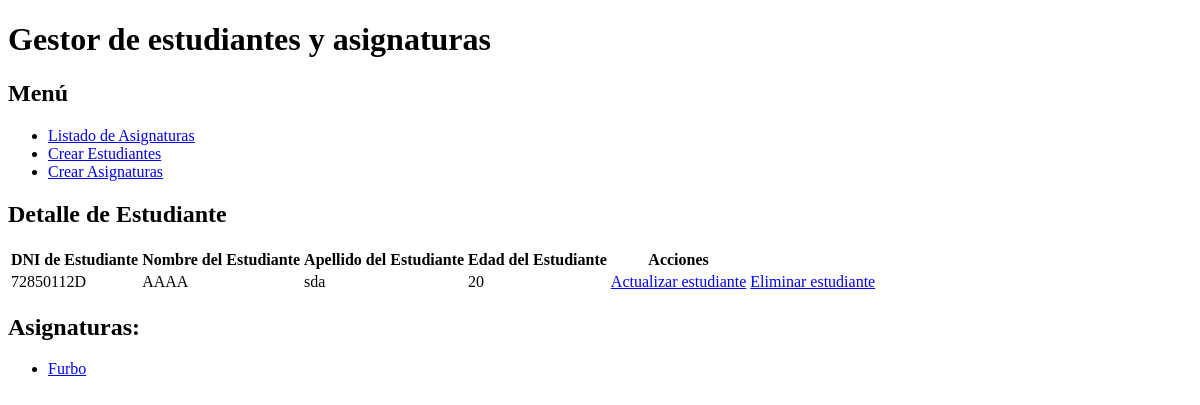
The app's page /appinstitutoDjango/estudiante/72850112D, older data.
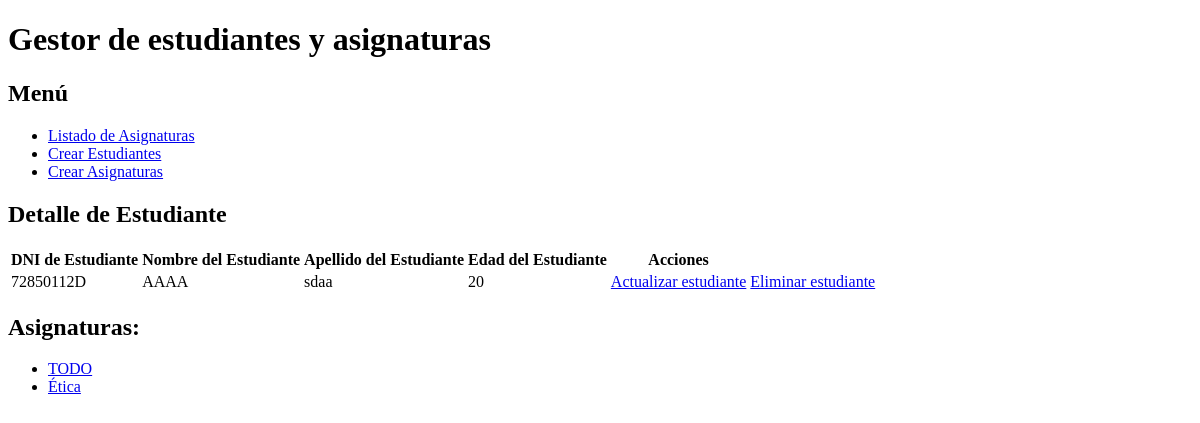
The same page, newer data.
### appinstitutoDjango/models.py (models this page shows, shortened)
class Estudiante(models.Model):
    nombre = models.CharField(max_length=50)
    apellido = models.CharField(max_length=50)
    edad = models.IntegerField()
    DNI = models.CharField(max_length=50, primary_key=True)
    class Meta:
        verbose_name = 'Estudiante'
        verbose_name_plural = 'Estudiantes'
        ordering = ['DNI']

class Asignatura(models.Model):
    nombre = models.CharField(max_length=50)
    creditos = models.IntegerField()
    estudiante = models.ManyToManyField(Estudiante)  # N-M
    class Meta:
        verbose_name = 'Asignatura'
        verbose_name_plural = 'Asignaturas'
        ordering = ['nombre']

### appinstitutoDjango/views.py (the view)
# urls.py: path('estudiante/<str:pk>', EstudianteDetailView.as_view(), name='detalle_estudiantes'),
class EstudianteDetailView(DetailView):
    model = Estudiante
    template_name = "appinstitutoDjango/detalle_estudiante.html"
    context_object_name = 'estudiante'
    def get_context_data(self, **kwargs):
        context = super().get_context_data(**kwargs)
        estudiante = self.get_object()
        context['asignaturas'] = estudiante.asignatura_set.all()
        return context

### templates/appinstitutoDjango/detalle_estudiante.html (shortened to what this page needs)
{% extends 'base.html' %}
{% block contenido %}
    <h2>Detalle de Estudiante</h2>
    {% if estudiante %}
        <table>
            <tr>
                <th>DNI de Estudiante</th>
                <th>Nombre del Estudiante</th>
                <th>Apellido del Estudiante</th>
                <th>Edad del Estudiante</th>
                <th>Acciones</th>
            </tr>
            <tr>
                <td>{{ estudiante.DNI }}</td>
                <td>{{ estudiante.nombre }}</td>
                <td>{{ estudiante.apellido }}</td>
                <td>{{ estudiante.edad }}</td>
                <td><a href="{% url 'editar_estudiante' estudiante.DNI %}">Actualizar estudiante</a></td>
                <td><a href="{% url 'eliminar_estudiante' estudiante.DNI %}">Eliminar estudiante</a></td>
            </tr>
        </table>
        {% if asignaturas %}
            <h2>Asignaturas: </h2>
            <ul>
                {% for asignatura in asignaturas %}
                    <li><a href="{% url 'detalle_asignaturas' asignatura.id %}">{{ asignatura.nombre }}</a></li>
                {% endfor %}
            </ul>
        {% else %}
            <p>No tiene asignaturas</p>
        {% endif %}
    {% else %}
        <p>No hay estudiante.</p>
    {% endif %}
{% endblock %}

Row changes from the older to the newer data that the page shows:
removed Asignatura: nombre "Furbo"
changed Estudiante "AAAA": apellido "sda" → "sdaa"
added Asignatura: nombre "TODO"
added Asignatura: nombre "Ética"
